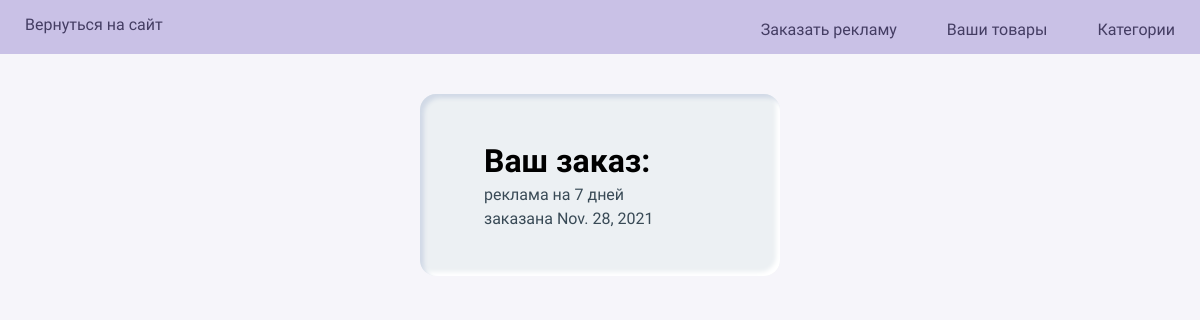
Page /your-company/advertise (signed in) on the earlier database version.
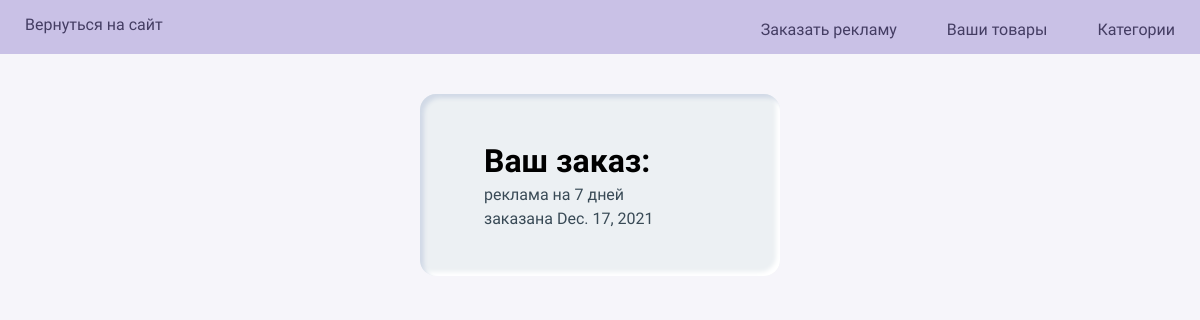
Same page on the later database version.
### advertising/models.py (models this page shows, shortened)
class RecomendedContent(models.Model):
    company = models.ForeignKey(Company, on_delete=CASCADE, null=True, blank=True)
    duration = models.PositiveIntegerField()
    created_at = models.DateTimeField(auto_now_add=True)

### companies/views.py (the view, shortened to what this page needs)
# urls.py: path('your-company/advertise', views.companyAdvertise, name='companyAdvertise'),
def companyAdvertise(request):
    user = Profile.objects.get(user_id = request.user.id)
    company = user.company
    try:
        ad = RecomendedContent.objects.get(company=company)
    except:
        ad = None
    if ad is not None:
        ad.created_at = datetime.date(ad.created_at)
    context = {'user': user, 'company': company, 'ad':ad}
    return render(request, 'your-company/advertise.html', context)

### companies/templates/your-company/advertise.html
{% extends 'admin/main.html' %}
{% block content %}
{% load static %}
<link rel="stylesheet" href="{% static 'styles/checkbox.css' %}">
{% if ad is None %}
<h1 style="text-align: center; margin-top: 25px; color: #480657">Хотите заказать рекламу для вашей компании?</h1>
<div class="check-flex">
    <div class="radiogroup">
        <form method="POST">
            {% csrf_token %}
            <div class="wrapper">
                <input class="state" type="radio" name="duration" id="a" value="1">
                <label class="label" for="a">
                    <div class="indicator"></div>
                    <span class="text">a) День - 5$</span>
                </label>
            </div>
            <div class="wrapper">
                <input class="state" type="radio" name="duration" id="b" value="7">
                <label class="label" for="b">
                    <div class="indicator"></div>
                    <span class="text">b) Неделя - 30$</span>
                </label>
            </div>
            <div class="wrapper">
                <input class="state" type="radio" name="duration" id="c" value="31">
                <label class="label" for="c">
                    <div class="indicator"></div>
                    <span class="text">c) Месяц - 125$</span>
                </label>
            </div>
            <div class="wrapper">
                <input class="state" type="radio" name="duration" id="d" value="custom">
                <label class="label" for="d">
                    <div class="indicator"></div>
                    <span class="text">d) <input class="check-input" type="number" name="days" placeholder="Ваше значение"></span>
                </label>
                <p>* Цена за рекламу - 5$ за день</p>
            </div>
            <div class="flex-end">
                <button type="submit" class="noselect">Купить</button>
            </div>
        </form>
    </div>
</div>
{% else %}
<div class="check-flex">
    <div class="radiogroup">
        <h1>Ваш заказ:</h1>
        <p>реклама на {{ ad.duration }} дней</p>
        <p>заказана {{ ad.created_at }}</p>
    </div>
</div>
{% endif %}
{% endblock content %}

### templates/admin/main.html (shortened to what this page needs)
<!DOCTYPE html>
<html lang="en">
<head>
    {% load static %}
    <link rel="stylesheet" href="{% static 'styles/admin.css' %}">
</head>
<body>
    {% include 'admin/navbar.html' %}
    {% block content %}
    {% endblock content %}
</body>
</html>

### templates/admin/navbar.html
<nav>
    <div>
        <a href="{% url 'index' %}" class="nav_content">Вернуться на сайт</a>
    </div>
    <div>
        {% if company.is_confirmed %}
            <a href="{% url 'companyAdvertise' %}"><p class="nav_content">Заказать рекламу</p></a>
        {% endif %}
        <a href="{% url 'companyIndex' %}"><p class="nav_content">Ваши товары</p></a>
        <a href="{% url 'companyCategories' %}"><p class="nav_content">Категории</p></a>
    </div>
</nav>

### static/styles/admin.css (style rules this page uses)
* { margin: 0; font-family: 'Ubuntu', sans-serif; }
body { background-color: #f6f5fa; }
nav { background-color: #c9c1e6; display: flex; justify-content: space-between; }
nav div { display: flex; justify-content: space-between; }
a { text-decoration: none; }
.nav_content { color: #443d63; padding: 15px 25px; }

### static/styles/checkbox.css (style rules this page uses)
html { box-sizing: border-box; }
*, *:before, *:after { box-sizing: inherit; }
.check-flex { margin-top: 5vh; display: flex; justify-content: center; }
.radiogroup { width: 30%; padding: 48px 64px; border-radius: 16px; background: #ecf0f3; box-shadow: 4px 4px 4px 0px #d1d9e6 inset, -4px -4px 4px 0px #ffffff inset; }
p { margin-top: 5px; color: #394a56; }

Differences in the rows shown:
removed RecomendedContent: duration "7", created_at "Nov. 28, 2021"
added RecomendedContent: duration "7", created_at "Dec. 17, 2021"
